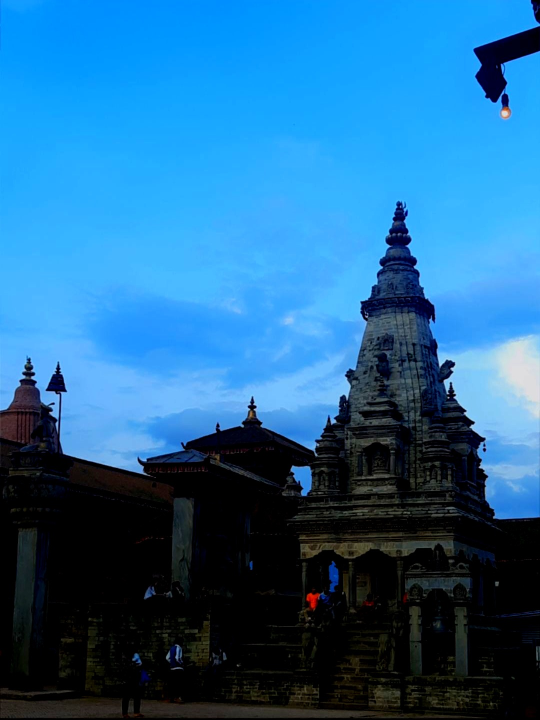
#> input picture bktimage/20250120_222132.jpg, 1080 x 1440 px (shown at 1/2 size); its folder holds only this picture in this run
$ jupyter execute contrast.ipynb
#> lines starting #> are read from the running program, lines starting #| are printed output that depends on the picture
[cell 1]
import cv2
import os
import numpy as np

[cell 2]
image_path='bktimage'
def get_images(image_path):
#> called with image_path = 'bktimage'
    list_of_images = []
    for image_name in os.listdir(image_path):  # Loop variable renamed to 'image_name'
        if image_name.endswith('.jpg'):
            full_path = os.path.join(image_path, image_name)  # Correct usage here
            img = cv2.imread(full_path)
#> img is the input picture: shape (1440, 1080, 3); mean B, G, R 150.7, 102.9, 35.1
            list_of_images.append(img)
    return list_of_images

# Usage example
images = get_images(image_path=image_path)  # Replace with your folder path
#> images = 1 item

[cell 3]
# # Display each image
# for i, img in enumerate(images):
#     if img is not None:  # Check if the image was loaded successfully
#         # Create a named window that can be resized
#         cv2.namedWindow(f'Image {i}', cv2.WINDOW_NORMAL)

#         # Display the full image
#         cv2.imshow(f'Image {i}', img)

#         # Wait for a key press to close the image window
#         cv2.waitKey(0)

# cv2.destroyAllWindows()

[cell 4]
images

[cell 5]
def get_images(image_path):
    return [cv2.imread(os.path.join (image_path,bktimage))for bktimage in os.listdir(image_path) if bktimage.endswith('.jpg')]
images=get_images(image_path=image_path)

[cell 6]
hdr= cv2.createMergeMertens()
fusion_image=hdr.process(images)

[cell 7]
# Resize the fusion image to fit the screen
screen_res = (800 , 700)  # Replace with your screen resolution
fusion_image_resized = cv2.resize(fusion_image, screen_res)
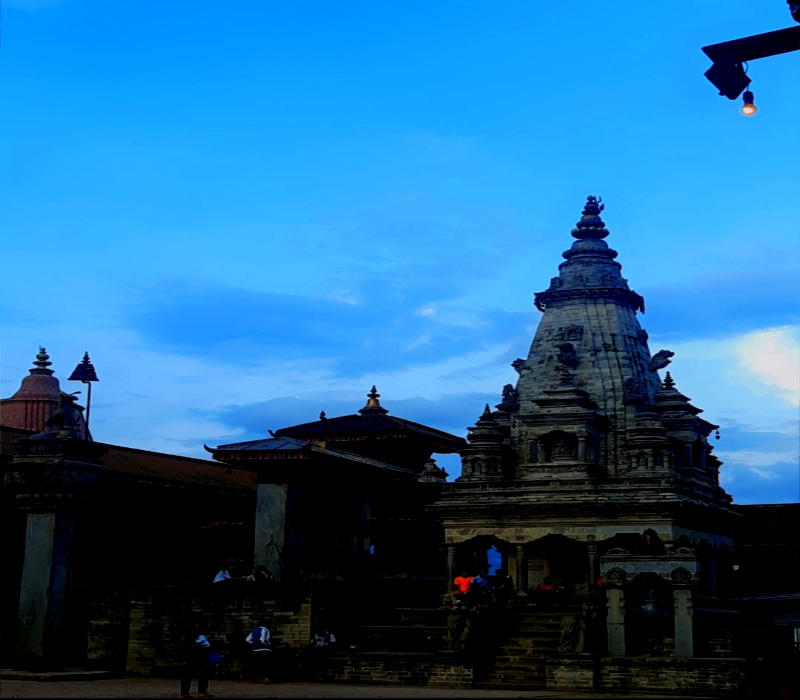
#> fusion_image_resized: shape (700, 800, 3) float32; mean of channels 0, 1, 2 0.591, 0.403, 0.138; drawn with min black and max white
